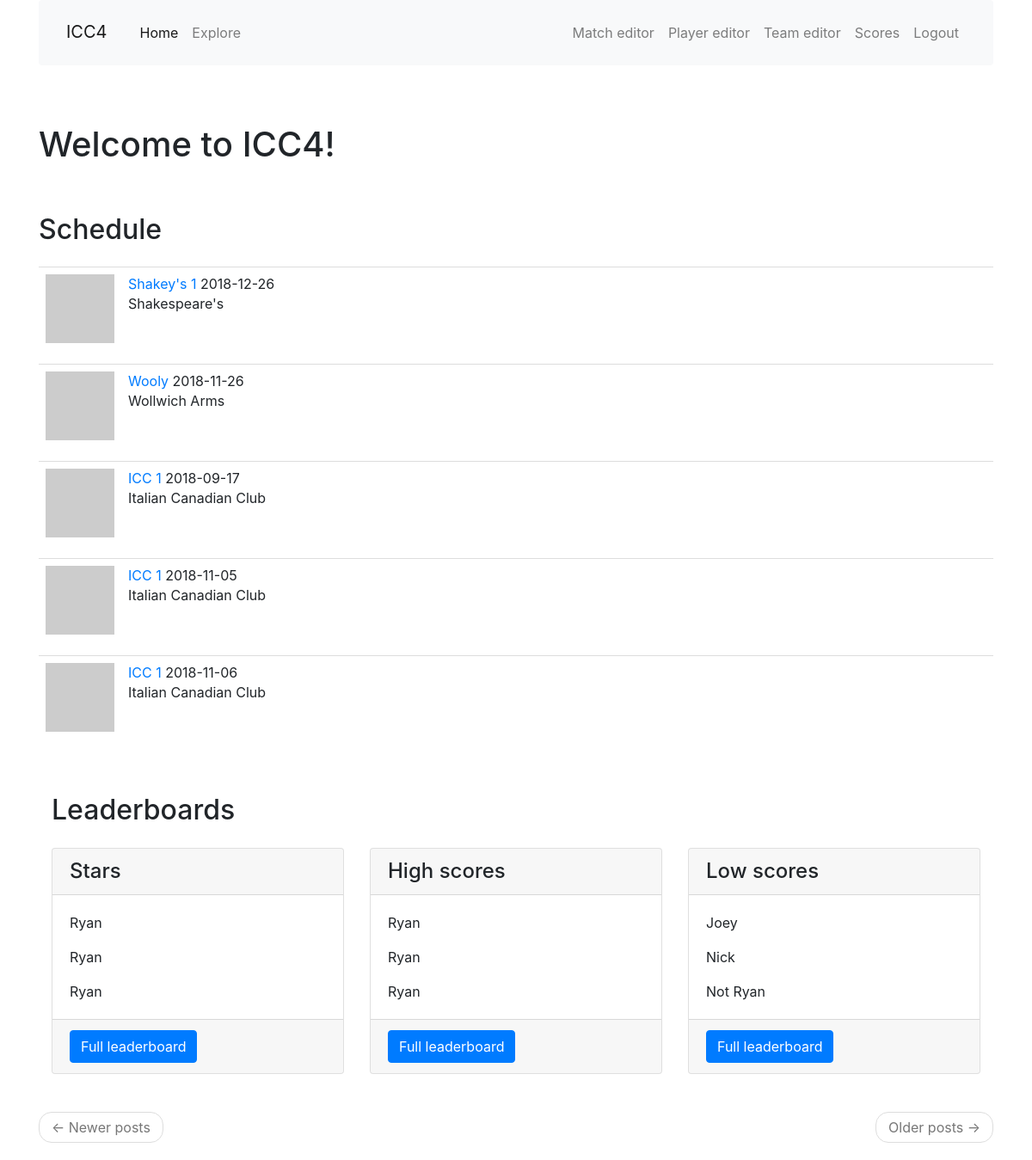
/index, run on the app's committed database.
### app/models.py (models this page shows, shortened)
class Match(db.Model):
    id = db.Column(db.Integer, primary_key=True)
    opponent_id = db.Column(db.Integer, db. ForeignKey('team.id'))
    opponent = db.relationship('Team', back_populates='matches')
    date = db.Column(db.Date, index=True, default=date.today())
    location = db.Column(db.String(64))
    home_away = db.Column(db.String(32), index=True)
    match_type = db.Column(db.String(32), index=True)
    games = db.relationship('Game', back_populates='match', lazy='dynamic')
    team_score = db.Column(db.Integer, index=True)
    opponent_score = db.Column(db.Integer, index=True)
    win = db.Column(db.Boolean, index=True, default=True)
    match_summary = db.Column(db.String(512))
    food = db.Column(db.String(128))

class Team(db.Model):
    id = db.Column(db.Integer, primary_key=True)
    name = db.Column(db.String(64), index=True, unique=True)
    home_location = db.Column(db.String(64), index=True)
    address = db.Column(db.String(128), index=True)
    matches = db.relationship('Match', back_populates='opponent', lazy='dynamic')
    def avatar(self, size):
        digest = md5(self.name.lower().encode('utf-8')).hexdigest()
        return 'https://www.gravatar.com/avatar/{}?d=identicon&s={}'.format(
            digest, size)

### app/main/routes.py (the view)
@bp.route('/', methods=['GET', 'POST'])
@bp.route('/index', methods=['GET', 'POST'])
def index():
    page = request.args.get('page', 1, type=int)
    schedule = Match.query.paginate(
        page, current_app.config['MATCH_PER_PAGE'], False)
    next_url = url_for('main.index', page=schedule.next_num) \
        if schedule.has_next else None
    prev_url = url_for('main.index', page=schedule.prev_num) \
        if schedule.has_prev else None
    return render_template('index.html', title=None,
        schedule=schedule.items, next_url=next_url, prev_url=prev_url)

### app/templates/index.html
{% extends "base.html" %}
{% import 'bootstrap/wtf.html' as wtf %}
{% block app_content %}
  <h1>Welcome to ICC4!</h1>
  <br>
  <h2 class="my-4">Schedule</h2>
  {% for match in schedule %}
    {% include '_match.html' %}
  {% endfor %}
  <br>
  <div class="container">
    <h2 class="my-4">Leaderboards</h2>
    <div class="row">
      <div class="col-lg-4 mb-4">
        <div class="card h-100">
          <h4 class="card-header">Stars</h4>
          <div class="card-body">
            <p class="card-text">Ryan</p>
            <p class="card-text">Ryan</p>
            <p class="card-text">Ryan</p>
          </div>
          <div class="card-footer">
            <a href="#" class="btn btn-primary">Full leaderboard</a>
          </div>
        </div>
      </div>
      <div class="col-lg-4 mb-4">
        <div class="card h-100">
          <h4 class="card-header">High scores</h4>
          <div class="card-body">
            <p class="card-text">Ryan</p>
            <p class="card-text">Ryan</p>
            <p class="card-text">Ryan</p>
          </div>
          <div class="card-footer">
            <a href="#" class="btn btn-primary">Full leaderboard</a>
          </div>
        </div>
      </div>
      <div class="col-lg-4 mb-4">
        <div class="card h-100">
          <h4 class="card-header">Low scores</h4>
          <div class="card-body">
            <p class="card-text">Joey</p>
            <p class="card-text">Nick</p>
            <p class="card-text">Not Ryan</p>
          </div>
          <div class="card-footer">
            <a href="#" class="btn btn-primary">Full leaderboard</a>
          </div>
        </div>
      </div>
    </div>
  </div>
  <nav aria-label="...">
    <ul class="pager">
      <li class="previous{% if not prev_url %} disabled{% endif %}">
        <a href="{{ prev_url or '#' }}">
          <span aria-hidden="true">&larr;</span> Newer posts
        </a>
      </li>
      <li class="next{% if not next_url %} disabled{% endif %}">
        <a href="{{ next_url or '#' }}">
          Older posts <span aria-hidden="true">&rarr;</span>
        </a>
      </li>
    </ul>
  </nav>
{% endblock %}

### app/templates/_match.html
<table class="table table-hover">
  <tr>
    <td width="70px">
      <a href="{{ url_for('main.match_edit', match_id=match.id) }}">
        <img src="{{ match.opponent.avatar(70) }}">
      </a>
    </td>
    <td>
      <a href="{{ url_for('main.match_edit', match_id=match.id) }}">
        {{ match.opponent.name }}
      </a>
      {{ match.date }}
      <br>
      {{ match.opponent.home_location }}
    </td>
  </tr>
</table>

### app/static/css/main.css (style rules this page uses)
html { font-size: 100%; }

### data on the page
Match: opponent.name "Shakey's 1", date "2018-12-26", opponent.home_location "Shakespeare's"
Match: opponent.name "Wooly", date "2018-11-26", opponent.home_location "Wollwich Arms"
Match: opponent.name "ICC 1", date "2018-09-17", opponent.home_location "Italian Canadian Club"
Match: opponent.name "ICC 1", date "2018-11-05", opponent.home_location "Italian Canadian Club"
Match: opponent.name "ICC 1", date "2018-11-06", opponent.home_location "Italian Canadian Club"
